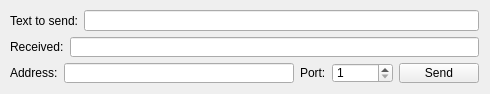
<?xml version="1.0" encoding="UTF-8"?>
<ui version="4.0">
 <class>MainWindow</class>
 <widget class="QMainWindow" name="MainWindow">
  <property name="geometry">
   <rect>
    <x>0</x>
    <y>0</y>
    <width>490</width>
    <height>94</height>
   </rect>
  </property>
  <property name="windowTitle">
   <string>MainWindow</string>
  </property>
  <widget class="QWidget" name="centralWidget">
   <widget class="QWidget" name="verticalLayoutWidget">
    <property name="geometry">
     <rect>
      <x>-1</x>
      <y>-1</y>
      <width>491</width>
      <height>95</height>
     </rect>
    </property>
    <layout class="QVBoxLayout" name="verticalLayout">
     <item>
      <layout class="QHBoxLayout" name="horizontalLayout">
       <item>
        <widget class="QLabel" name="label">
         <property name="text">
          <string>Text to send:</string>
         </property>
        </widget>
       </item>
       <item>
        <widget class="QLineEdit" name="editTextToSend"/>
       </item>
      </layout>
     </item>
     <item>
      <layout class="QHBoxLayout" name="horizontalLayout_3">
       <item>
        <widget class="QLabel" name="label_4">
         <property name="text">
          <string>Received:</string>
         </property>
        </widget>
       </item>
       <item>
        <widget class="QLineEdit" name="editReceived"/>
       </item>
      </layout>
     </item>
     <item>
      <layout class="QHBoxLayout" name="horizontalLayout_2">
       <item>
        <widget class="QLabel" name="label_2">
         <property name="text">
          <string>Address:</string>
         </property>
        </widget>
       </item>
       <item>
        <widget class="QLineEdit" name="editAddress"/>
       </item>
       <item>
        <widget class="QLabel" name="label_3">
         <property name="text">
          <string>Port:</string>
         </property>
        </widget>
       </item>
       <item>
        <widget class="QSpinBox" name="spinPort">
         <property name="minimum">
          <number>1</number>
         </property>
         <property name="maximum">
          <number>65535</number>
         </property>
        </widget>
       </item>
       <item>
        <widget class="QPushButton" name="buttonSend">
         <property name="text">
          <string>Send</string>
         </property>
        </widget>
       </item>
      </layout>
     </item>
    </layout>
   </widget>
  </widget>
 </widget>
 <layoutdefault spacing="6" margin="11"/>
 <resources/>
 <connections/>
</ui>
